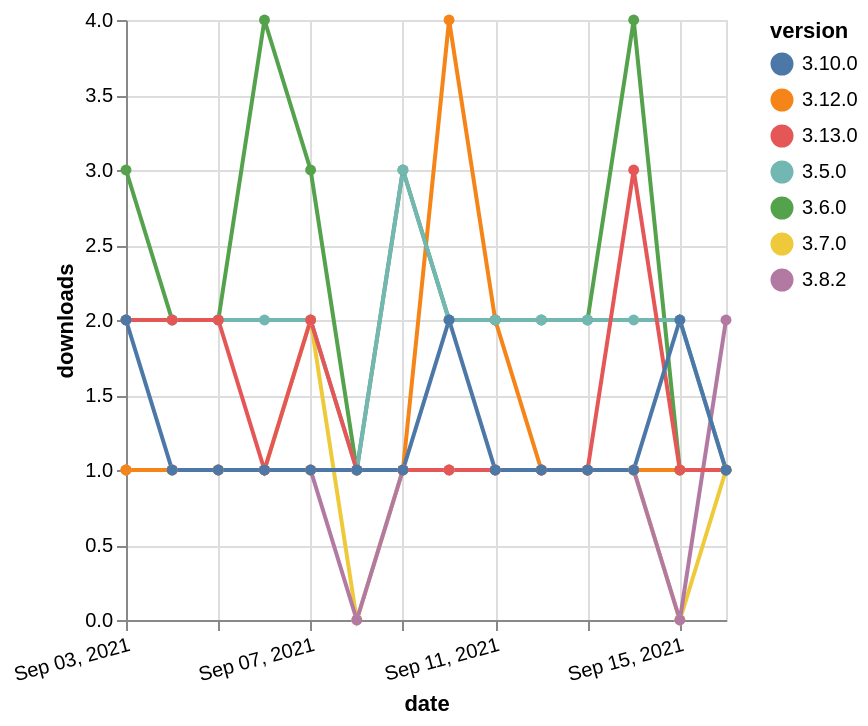

Write a Vega-Lite specification for this figure.
### Vega-Lite specification from a JSON file in a GitHub repository (floating-point values rounded to 4 significant figures)
{"$schema": "https://vega.github.io/schema/vega-lite/v5.json", "description": "A simple bar chart with embedded data.", "data": {"values": [{"date": "2021-09-03", "total": 321, "delta": 1, "version": "3.7.0"}, {"date": "2021-09-04", "total": 322, "delta": 1, "version": "3.7.0"}, {"date": "2021-09-05", "total": 323, "delta": 1, "version": "3.7.0"}, {"date": "2021-09-06", "total": 324, "delta": 1, "version": "3.7.0"}, {"date": "2021-09-07", "total": 326, "delta": 2, "version": "3.7.0"}, {"date": "2021-09-08", "total": 326, "delta": 0, "version": "3.7.0"}, {"date": "2021-09-09", "total": 327, "delta": 1, "version": "3.7.0"}, {"date": "2021-09-10", "total": 328, "delta": 1, "version": "3.7.0"}, {"date": "2021-09-11", "total": 329, "delta": 1, "version": "3.7.0"}, {"date": "2021-09-12", "total": 330, "delta": 1, "version": "3.7.0"}, {"date": "2021-09-13", "total": 331, "delta": 1, "version": "3.7.0"}, {"date": "2021-09-14", "total": 332, "delta": 1, "version": "3.7.0"}, {"date": "2021-09-15", "total": 332, "delta": 0, "version": "3.7.0"}, {"date": "2021-09-16", "total": 333, "delta": 1, "version": "3.7.0"}, {"date": "2021-09-03", "total": 218, "delta": 1, "version": "3.8.2"}, {"date": "2021-09-04", "total": 219, "delta": 1, "version": "3.8.2"}, {"date": "2021-09-05", "total": 220, "delta": 1, "version": "3.8.2"}, {"date": "2021-09-06", "total": 221, "delta": 1, "version": "3.8.2"}, {"date": "2021-09-07", "total": 222, "delta": 1, "version": "3.8.2"}, {"date": "2021-09-08", "total": 222, "delta": 0, "version": "3.8.2"}, {"date": "2021-09-09", "total": 223, "delta": 1, "version": "3.8.2"}, {"date": "2021-09-10", "total": 224, "delta": 1, "version": "3.8.2"}, {"date": "2021-09-11", "total": 225, "delta": 1, "version": "3.8.2"}, {"date": "2021-09-12", "total": 226, "delta": 1, "version": "3.8.2"}, {"date": "2021-09-13", "total": 227, "delta": 1, "version": "3.8.2"}, {"date": "2021-09-14", "total": 228, "delta": 1, "version": "3.8.2"}, {"date": "2021-09-15", "total": 228, "delta": 0, "version": "3.8.2"}, {"date": "2021-09-16", "total": 230, "delta": 2, "version": "3.8.2"}, {"date": "2021-09-03", "total": 201, "delta": 1, "version": "3.12.0"}, {"date": "2021-09-04", "total": 202, "delta": 1, "version": "3.12.0"}, {"date": "2021-09-05", "total": 203, "delta": 1, "version": "3.12.0"}, {"date": "2021-09-06", "total": 204, "delta": 1, "version": "3.12.0"}, {"date": "2021-09-07", "total": 205, "delta": 1, "version": "3.12.0"}, {"date": "2021-09-08", "total": 206, "delta": 1, "version": "3.12.0"}, {"date": "2021-09-09", "total": 207, "delta": 1, "version": "3.12.0"}, {"date": "2021-09-10", "total": 211, "delta": 4, "version": "3.12.0"}, {"date": "2021-09-11", "total": 213, "delta": 2, "version": "3.12.0"}, {"date": "2021-09-12", "total": 214, "delta": 1, "version": "3.12.0"}, {"date": "2021-09-13", "total": 215, "delta": 1, "version": "3.12.0"}, {"date": "2021-09-14", "total": 216, "delta": 1, "version": "3.12.0"}, {"date": "2021-09-15", "total": 217, "delta": 1, "version": "3.12.0"}, {"date": "2021-09-16", "total": 218, "delta": 1, "version": "3.12.0"}, {"date": "2021-09-03", "total": 2465, "delta": 3, "version": "3.6.0"}, {"date": "2021-09-04", "total": 2467, "delta": 2, "version": "3.6.0"}, {"date": "2021-09-05", "total": 2469, "delta": 2, "version": "3.6.0"}, {"date": "2021-09-06", "total": 2473, "delta": 4, "version": "3.6.0"}, {"date": "2021-09-07", "total": 2476, "delta": 3, "version": "3.6.0"}, {"date": "2021-09-08", "total": 2477, "delta": 1, "version": "3.6.0"}, {"date": "2021-09-09", "total": 2480, "delta": 3, "version": "3.6.0"}, {"date": "2021-09-10", "total": 2482, "delta": 2, "version": "3.6.0"}, {"date": "2021-09-11", "total": 2484, "delta": 2, "version": "3.6.0"}, {"date": "2021-09-12", "total": 2486, "delta": 2, "version": "3.6.0"}, {"date": "2021-09-13", "total": 2488, "delta": 2, "version": "3.6.0"}, {"date": "2021-09-14", "total": 2492, "delta": 4, "version": "3.6.0"}, {"date": "2021-09-15", "total": 2493, "delta": 1, "version": "3.6.0"}, {"date": "2021-09-16", "total": 2494, "delta": 1, "version": "3.6.0"}, {"date": "2021-09-03", "total": 2549, "delta": 2, "version": "3.5.0"}, {"date": "2021-09-04", "total": 2551, "delta": 2, "version": "3.5.0"}, {"date": "2021-09-05", "total": 2553, "delta": 2, "version": "3.5.0"}, {"date": "2021-09-06", "total": 2555, "delta": 2, "version": "3.5.0"}, {"date": "2021-09-07", "total": 2557, "delta": 2, "version": "3.5.0"}, {"date": "2021-09-08", "total": 2558, "delta": 1, "version": "3.5.0"}, {"date": "2021-09-09", "total": 2561, "delta": 3, "version": "3.5.0"}, {"date": "2021-09-10", "total": 2563, "delta": 2, "version": "3.5.0"}, {"date": "2021-09-11", "total": 2565, "delta": 2, "version": "3.5.0"}, {"date": "2021-09-12", "total": 2567, "delta": 2, "version": "3.5.0"}, {"date": "2021-09-13", "total": 2569, "delta": 2, "version": "3.5.0"}, {"date": "2021-09-14", "total": 2571, "delta": 2, "version": "3.5.0"}, {"date": "2021-09-15", "total": 2573, "delta": 2, "version": "3.5.0"}, {"date": "2021-09-16", "total": 2574, "delta": 1, "version": "3.5.0"}, {"date": "2021-09-03", "total": 128, "delta": 2, "version": "3.13.0"}, {"date": "2021-09-04", "total": 130, "delta": 2, "version": "3.13.0"}, {"date": "2021-09-05", "total": 132, "delta": 2, "version": "3.13.0"}, {"date": "2021-09-06", "total": 133, "delta": 1, "version": "3.13.0"}, {"date": "2021-09-07", "total": 135, "delta": 2, "version": "3.13.0"}, {"date": "2021-09-08", "total": 136, "delta": 1, "version": "3.13.0"}, {"date": "2021-09-09", "total": 137, "delta": 1, "version": "3.13.0"}, {"date": "2021-09-10", "total": 138, "delta": 1, "version": "3.13.0"}, {"date": "2021-09-11", "total": 139, "delta": 1, "version": "3.13.0"}, {"date": "2021-09-12", "total": 140, "delta": 1, "version": "3.13.0"}, {"date": "2021-09-13", "total": 141, "delta": 1, "version": "3.13.0"}, {"date": "2021-09-14", "total": 144, "delta": 3, "version": "3.13.0"}, {"date": "2021-09-15", "total": 145, "delta": 1, "version": "3.13.0"}, {"date": "2021-09-16", "total": 146, "delta": 1, "version": "3.13.0"}, {"date": "2021-09-03", "total": 355, "delta": 2, "version": "3.10.0"}, {"date": "2021-09-04", "total": 356, "delta": 1, "version": "3.10.0"}, {"date": "2021-09-05", "total": 357, "delta": 1, "version": "3.10.0"}, {"date": "2021-09-06", "total": 358, "delta": 1, "version": "3.10.0"}, {"date": "2021-09-07", "total": 359, "delta": 1, "version": "3.10.0"}, {"date": "2021-09-08", "total": 360, "delta": 1, "version": "3.10.0"}, {"date": "2021-09-09", "total": 361, "delta": 1, "version": "3.10.0"}, {"date": "2021-09-10", "total": 363, "delta": 2, "version": "3.10.0"}, {"date": "2021-09-11", "total": 364, "delta": 1, "version": "3.10.0"}, {"date": "2021-09-12", "total": 365, "delta": 1, "version": "3.10.0"}, {"date": "2021-09-13", "total": 366, "delta": 1, "version": "3.10.0"}, {"date": "2021-09-14", "total": 367, "delta": 1, "version": "3.10.0"}, {"date": "2021-09-15", "total": 369, "delta": 2, "version": "3.10.0"}, {"date": "2021-09-16", "total": 370, "delta": 1, "version": "3.10.0"}]}, "width": "container", "mark": {"type": "line", "point": {"filled": true}}, "encoding": {"x": {"field": "date", "type": "temporal", "timeUnit": "yearmonthdate", "title": "date", "axis": {"labelAngle": -15}}, "y": {"field": "delta", "type": "quantitative", "title": "downloads"}, "color": {"field": "version", "type": "nominal"}, "tooltip": {"field": "delta"}}}
